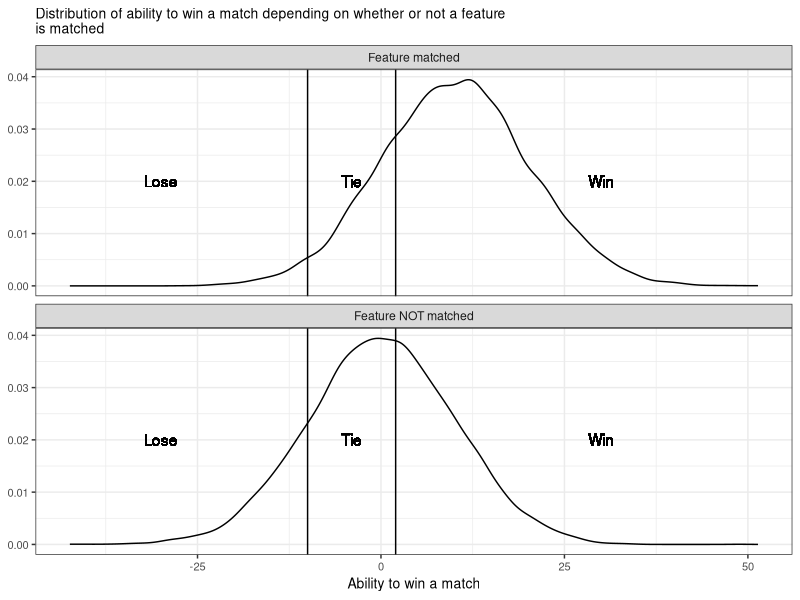

Write the R code that produced this figure.
library(ggplot2); theme_set(theme_bw())

r1 = rnorm(10000, 10, 10)
r2 = rnorm(10000, 0, 10)

pred = c(r1, r2)
group = c(rep(1, 10000), rep(0, 10000))

df = as.data.frame(cbind(group, pred))
df$group[df$group == 1] = "Feature matched"
df$group[df$group == 0] = "Feature NOT matched"

df$group = as.factor(df$group)

df$fill = "Tie"
df$fill[df$pred > 2] = "Win"
df$fill[df$pred < -10] = "Loss"

p <- ggplot(df, aes(x = pred)) + geom_density() + 
  geom_vline(xintercept = 2) +
  geom_vline(xintercept = -10) + facet_wrap(~ group, nrow = 2) + 
  labs(title = "Distribution of ability to win a match depending on whether or not a feature\nis matched",
       x = "Ability to win a match", y = NULL) +
  theme(plot.title = element_text(size = 10), axis.text.x = element_text(size = 8),
        axis.text.y = element_text(size = 8), axis.title.x = element_text(size = 10),
        axis.title.y = element_text(size = 10)) +
  geom_text(aes(x = -30, y = 0.02, label = "Lose")) +
  geom_text(aes(x = -4, y = 0.02, label = "Tie")) +
  geom_text(aes(x = 30, y = 0.02, label = "Win"))
